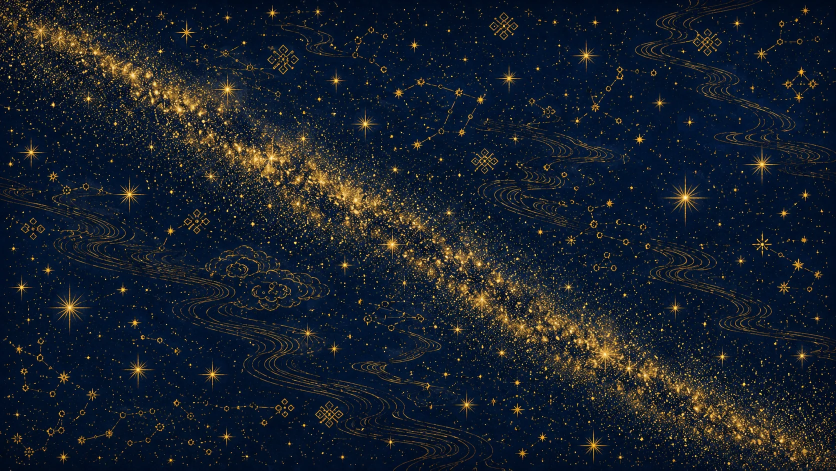
#> input picture images/toppuri-official-hero-stars.webp, 1672 x 941 px (shown at 1/2 size)
$ python optimize-feature-photos.py
#> lines starting #> are read from the running program, lines starting #| are printed output that depends on the picture
"""Create lighter web versions of the reviewed feature photos; keep the originals."""
from pathlib import Path
from html.parser import HTMLParser
import re
from PIL import Image, ImageOps

ROOT = Path(__file__).resolve().parents[1]
photos = {
    "toppuri-official-hero-stars.webp": ("toppuri-hero-stars-web.webp", 1600),
    "toppuri-aerial-sunset-optimized.webp": ("toppuri-aerial-sunset-web.webp", 1600),
    "caldo-de-cana-lime.jpg": ("caldo-de-cana-lime-web.webp", 1280),
    "slider2-optimized.webp": ("slider2-web.webp", 1600),
    "slider4-optimized.webp": ("slider4-web.webp", 1600),
}
replacements = {}
responsive = {}
total_before = total_after = 0
for name, (target_name, max_dimension) in photos.items():
    source = ROOT / "images" / name
    target = ROOT / "images" / target_name
    with Image.open(source) as raw:
#> raw is the input picture: PIL image 1672x941 RGB; mean R, G, B 22.9, 31.6, 43.4
        image = ImageOps.exif_transpose(raw).convert("RGB")
        image.thumbnail((max_dimension, max_dimension), Image.Resampling.LANCZOS)
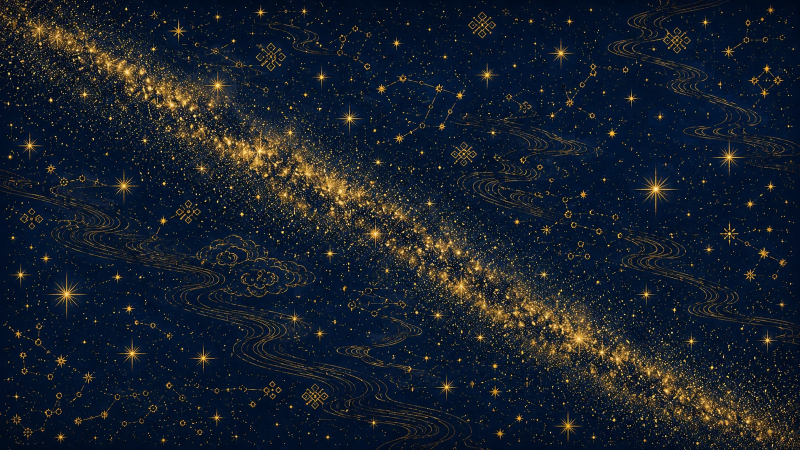
#> image: PIL image 1600x900 RGB (shown at 1/2 size); mean R, G, B 22.9, 31.6, 43.4
        image.save(target, "WEBP", quality=82, method=6)
    before, after = source.stat().st_size, target.stat().st_size
    assert after < before, name
    total_before += before
    total_after += after
    replacements["images/" + name] = "images/" + target_name
    widths = []
    for width in [640, 960]:
        with Image.open(target) as raw:
#> raw: PIL image 1600x900 RGB
            image = raw.copy()
            image.thumbnail((width, 10000), Image.Resampling.LANCZOS)
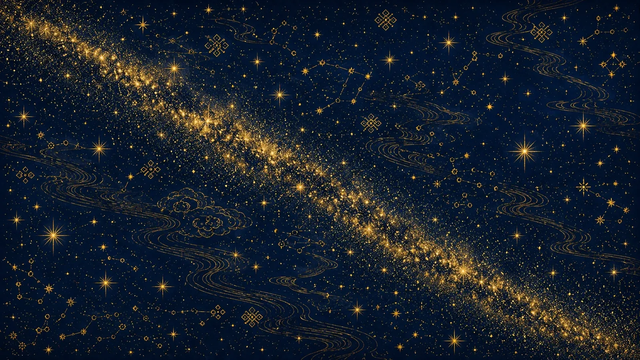
#> image: PIL image 640x360 RGB; mean R, G, B 23, 31.7, 43.5
#> (the run stopped early here; a loop or call above may not have finished)
